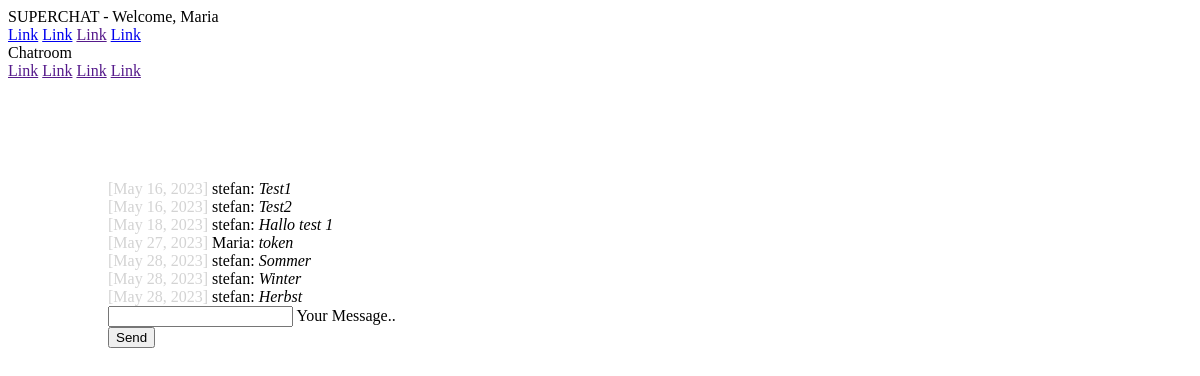
/chat/ (signed in), run on the app's committed database.
### chat/models.py (models this page shows)
class Message(models.Model):
    text = models.CharField(max_length=500)
    created_at = models.DateField(default=date.today)
    chat = models.ForeignKey(
        Chat,
        on_delete=models.CASCADE,
        related_name="chat_messages_set",
        default=None,
        blank=True,
        null=True,
    )
    author = models.ForeignKey(
        settings.AUTH_USER_MODEL,
        on_delete=models.CASCADE,
        related_name="author_message_set",
    )
    receiver = models.ForeignKey(
        settings.AUTH_USER_MODEL,
        on_delete=models.CASCADE,
        related_name="receiver_message_set",
    )

### chat/views.py (the view, shortened to what this page needs)
# urls.py: path("chat/", index),
@login_required(login_url="/login/")
def index(request):
    print(request.method)
    chatMessages = Message.objects.filter(chat__id=1)
    return render(request, "chat/index.html", {"messages": chatMessages})

### chat/templates/chat/index.html (shortened to what this page needs)
{% extends "base.html" %} {% block content%} {% if request.user.is_authenticated %}
<div id="messageContainer">
   {% for message in messages %}
   <div>
      <span class="text-gray"> [{{ message.created_at }}] </span>
      {{message.author}}: <em>{{message.text}}</em>
   </div>
   {% endfor %}
</div>
<form
   onsubmit="sendMessage(); return false;"
   method="post"
>
   <div class="mdl-textfield mdl-js-textfield mdl-textfield--floating-label">
      <input
         class="mdl-textfield__input"
         type="text"
         id="messageField"
         name="textMessage"
      />
      <label
         class="mdl-textfield__label"
         for="messageField"
         >Your Message..</label
      >
   </div>
   <button
      type="submit"
      class="mdl-button mdl-js-button mdl-button--raised mdl-js-ripple-effect mdl-button--accent"
   >
      Send
   </button>
</form>
{% else %}
<h1>Your are not logged in!</h1>
<div>Please log in first,</div>
<p>for that click <a href="/login/">HERE</a></p>
{% endif %} {% endblock%}

### templates/base.html (shortened to what this page needs)
<!DOCTYPE html>
<html lang="en">
   <head>
      <link
         rel="stylesheet"
         href="https://code.getmdl.io/1.3.0/material.indigo-pink.min.css"
      />
      {% load static %}
      <link
         rel="stylesheet"
         href="{% static '/css/style.css' %}"
      />
   </head>
   <body>
      <div class="mdl-layout mdl-js-layout mdl-layout--fixed-header">
         <header class="mdl-layout__header">
            <div class="mdl-layout__header-row">
               <span class="mdl-layout-title">
                  {% if request.user.is_authenticated %} SUPERCHAT - Welcome,
                  {{request.user.first_name}} {% else %} SUPERCHAT - Please log in
                  first. {% endif%}
               </span>
               <nav class="mdl-navigation mdl-layout--large-screen-only">
                  <a
                     class="mdl-navigation__link"
                     href="#"
                     >Link</a
                  >
                  <a
                     class="mdl-navigation__link"
                     href="#"
                     >Link</a
                  >
                  <a
                     class="mdl-navigation__link"
                     href=""
                     >Link</a
                  >
                  <a
                     class="mdl-navigation__link"
                     href="#"
                     >Link
                  </a>
               </nav>
            </div>
         </header>
         <div class="mdl-layout__drawer">
            <span class="mdl-layout-title">Chatroom</span>
            <nav class="mdl-navigation">
               <a
                  class="mdl-navigation__link"
                  href=""
                  >Link</a
               >
               <a
                  class="mdl-navigation__link"
                  href=""
                  >Link</a
               >
               <a
                  class="mdl-navigation__link"
                  href=""
                  >Link</a
               >
               <a
                  class="mdl-navigation__link"
                  href=""
                  >Link</a
               >
            </nav>
         </div>
         <main class="mdl-layout__content">
            <div class="page-content">{% block content%} {% endblock %}</div>
         </main>
      </div>
   </body>
</html>

### static/css/style.css (style rules this page uses)
.text-gray { color: lightgray }
.mdl-layout__header-row { width: 100%; justify-content: space-between; }
.mdl-layout-title { align-items: center; justify-content: space-between; }
.mdl-layout__header-row span { display: flex; align-items: center; }
.page-content { padding: 100px 100px; }

### data on the page
Message: created_at "May 16, 2023", author "stefan", text "Test1"
Message: created_at "May 16, 2023", author "stefan", text "Test2"
Message: created_at "May 18, 2023", author "stefan", text "Hallo test 1"
Message: created_at "May 27, 2023", author "Maria", text "token"
Message: created_at "May 28, 2023", author "stefan", text "Sommer"
Message: created_at "May 28, 2023", author "stefan", text "Winter"
Message: created_at "May 28, 2023", author "stefan", text "Herbst"

### other printed values
{{ request.user.first_name }} "Maria"
